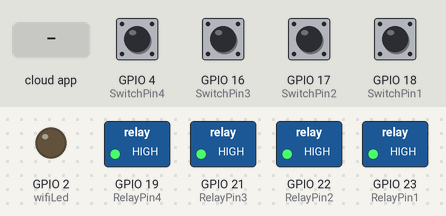
Recording of a sketch running on a simulated ESP32. On the bench: switched loads named in the sketch (green lamp = pin HIGH), output pins drawn as LEDs (lit = HIGH). The inputs (shaded band) are chosen by the test bench; at power-on: GPIO 4 (SwitchPin4), GPIO 16 (SwitchPin3), GPIO 17 (SwitchPin2), GPIO 18 (SwitchPin1) HIGH. WiFi joins after 1.5 s; servers stay silent unless stated.

Above: at 2.7 s.
2.8 s: GPIO 4 (SwitchPin4) pulled LOW for 0.15 s
At 2.92 s:
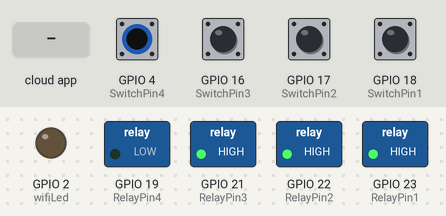
4.5 s: GPIO 16 (SwitchPin3) pulled LOW for 0.15 s
At 4.62 s:
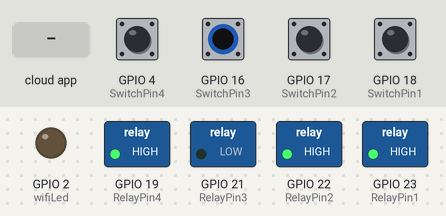
6.2 s: GPIO 17 (SwitchPin2) pulled LOW for 0.15 s
At 6.32 s:
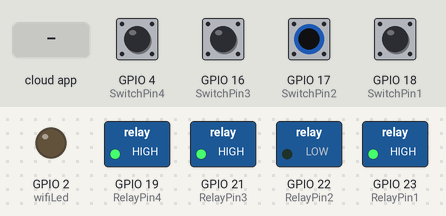
7.9 s: GPIO 18 (SwitchPin1) pulled LOW for 0.15 s
At 8.02 s:
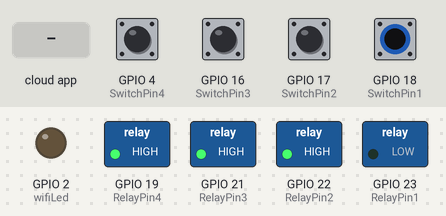
9.6 s: the phone or cloud app sets 69467b7b6ebb39d664d0b8f8 to 1
At 10.8 s:
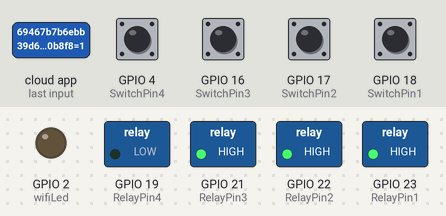
11.1 s: the phone or cloud app sets 69467bdc6ebb39d664d0b93e to 1
At 11.9 s:
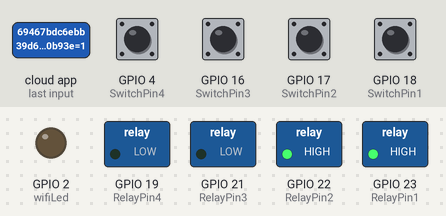
Timing chart, 0 to 13.6 s (numbered marks = the images above; inputs shaded):
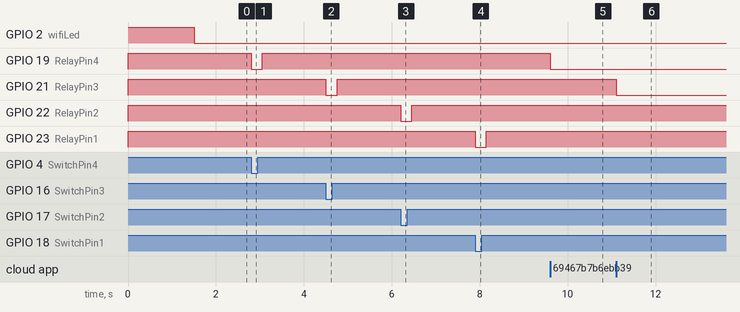

Measured:
- after the input at 2.8 s, GPIO 19 (RelayPin4): HIGH → LOW at once, → HIGH 0.25 s later
- after the input at 4.5 s, GPIO 21 (RelayPin3): HIGH → LOW at once, → HIGH 0.25 s later
- after the input at 6.2 s, GPIO 22 (RelayPin2): HIGH → LOW at once, → HIGH 0.25 s later
- after the input at 7.9 s, GPIO 23 (RelayPin1): HIGH → LOW at once, → HIGH 0.25 s later
- after the input at 9.6 s, GPIO 19 (RelayPin4): HIGH → LOW at once
- after the input at 11.1 s, GPIO 21 (RelayPin3): HIGH → LOW at once

The sketch:

main.ino
```cpp
#ifdef ENABLE_DEBUG
  #define DEBUG_ESP_PORT Serial
  #define NODEBUG_WEBSOCKETS
  #define NDEBUG
#endif

#include <Arduino.h>
#include <WiFi.h>
#include "SinricPro.h"
#include "SinricProSwitch.h"
#include <map>

/* ========= WiFi & Sinric ========= */
#define WIFI_SSID     "Arups wifi"
#define WIFI_PASS     "99999999"

#define APP_KEY       "1450d421-a2a0-485f-a6be-e52752631c13"
#define APP_SECRET    "b096cdfe-247c-4c32-8009-35678157f384-040b1c5e-8888-4a8f-b8ab-b9dc056cb014"

/* ========= Device IDs ========= */
#define device_ID_1   "xxxxxxxxxxxxxxxxxxxx"
#define device_ID_2   "69467bf6729a4887d7e6ee6d"
#define device_ID_3   "69467bdc6ebb39d664d0b93e"
#define device_ID_4   "69467b7b6ebb39d664d0b8f8"

/* ========= ESP329 GPIO Mapping ========= */
/* Relays */
#define RelayPin1  23
#define RelayPin2  22
#define RelayPin3  21
#define RelayPin4  19

/* Switches */
#define SwitchPin1 18
#define SwitchPin2 17
#define SwitchPin3 16
#define SwitchPin4 4

#define wifiLed 2        // ESP32 onboard LED
#define BAUD_RATE 9600
#define DEBOUNCE_TIME 250

/* ========= Structs ========= */
typedef struct {
  int relayPIN;
  int switchPIN;
} deviceConfig_t;

typedef struct {
  String deviceId;
  bool lastState;
  unsigned long lastChange;
} switchConfig_t;

/* ========= Maps ========= */
std::map<String, deviceConfig_t> devices = {
  {device_ID_1, {RelayPin1, SwitchPin1}},
  {device_ID_2, {RelayPin2, SwitchPin2}},
  {device_ID_3, {RelayPin3, SwitchPin3}},
  {device_ID_4, {RelayPin4, SwitchPin4}}
};

std::map<int, switchConfig_t> switches;

/* ========= Relay Setup ========= */
void setupRelays() {
  for (auto &d : devices) {
    pinMode(d.second.relayPIN, OUTPUT);
    digitalWrite(d.second.relayPIN, HIGH); // OFF
  }
}

/* ========= Switch Setup ========= */
void setupSwitches() {
  for (auto &d : devices) {
    switchConfig_t cfg;
    cfg.deviceId = d.first;
    cfg.lastState = HIGH;
    cfg.lastChange = 0;

    switches[d.second.switchPIN] = cfg;
    pinMode(d.second.switchPIN, INPUT_PULLUP);
  }
}

/* ========= Sinric Callback ========= */
bool onPowerState(String deviceId, bool &state) {
  digitalWrite(devices[deviceId].relayPIN, !state);
  return true;
}

/* ========= Manual Switch Handling ========= */
void handleSwitches() {
  unsigned long now = millis();

  for (auto &s : switches) {
    if (now - s.second.lastChange > DEBOUNCE_TIME) {
      bool current = digitalRead(s.first);

      if (current != s.second.lastState) {
        s.second.lastChange = now;

        int relay = devices[s.second.deviceId].relayPIN;
        bool newState = !digitalRead(relay);
        digitalWrite(relay, newState);

        SinricProSwitch &sw = SinricPro[s.second.deviceId];
        sw.sendPowerStateEvent(!newState);

        s.second.lastState = current;
      }
    }
  }
}

/* ========= WiFi ========= */
void setupWiFi() {
  WiFi.begin(WIFI_SSID, WIFI_PASS);
  while (WiFi.status() != WL_CONNECTED) delay(300);
  digitalWrite(wifiLed, LOW);
}

/* ========= Sinric ========= */
void setupSinricPro() {
  for (auto &d : devices) {
    SinricProSwitch &sw = SinricPro[d.first];
    sw.onPowerState(onPowerState);
  }
  SinricPro.begin(APP_KEY, APP_SECRET);
  SinricPro.restoreDeviceStates(true);
}

/* ========= SETUP ========= */
void setup() {
  Serial.begin(BAUD_RATE);
  pinMode(wifiLed, OUTPUT);
  digitalWrite(wifiLed, HIGH);

  setupRelays();
  setupSwitches();
  setupWiFi();
  setupSinricPro();
}

/* ========= LOOP ========= */
void loop() {
  SinricPro.handle();
  handleSwitches();
}
```
